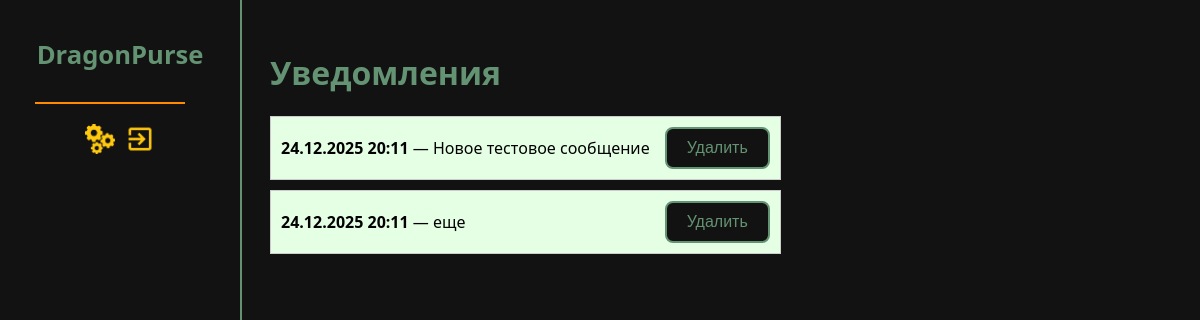
The app's page /notifications/ (signed in) with its own data.
### accounts/models.py (models this page shows, shortened)
class Notification(models.Model):
    NOTE_CHOICES = [
        ('planned', 'Запланировано'),
        ('access', 'Доступы'),
        ('other', 'Другое'),
    ]
    user = models.ForeignKey(User, on_delete=models.CASCADE)
    message = models.TextField()
    notification_type = models.CharField(max_length=255, choices=NOTE_CHOICES, null=True, blank=True)
    created_at = models.DateTimeField(auto_now_add=False)
    is_read = models.BooleanField(default=False)

### accounts/views.py (the view, shortened to what this page needs)
# urls.py: path('notifications/', NotificationMarkReadView.as_view(), name='notifications_inbox'),
class NotificationMarkReadView(LoginRequiredMixin, View):
    template_name = 'accounts/notifications.html'  # Укажите путь к вашему шаблону
    def get(self, request):
        notifications = Notification.objects.filter(user=request.user)
        return render(request, self.template_name, {'notifications': notifications})

### accounts/templates/accounts/notifications.html (shortened to what this page needs)
{% extends "accounts/base.html" %}
{% load static %}
{% block head %}<link rel="stylesheet" href="{% static 'accounts/css/dashboard.css' %}">
<link rel="stylesheet" href="{% static 'accounts/css/theme.css' %}">{% endblock %}
{% block content %}
 <div class="sidebar">
        <h1><a href="{% url 'dashboard' %}">DragonPurse</a></h1>
        <div class="line"></div>
        <div style="display: flex; margin: 5px;">
        <a href="{% url 'settings' %}" style="display: flex; margin: 5px;"><img src="{% static 'accounts/img/settings_photo.png' %}" width="30" height="30" alt="настройки"></a>
        <a href="{% url 'logout' %}" style="display: flex; margin: 5px;"><img src="{% static 'accounts/img/exit_photo.png' %}" width="30" height="30" alt="выход"></a>
        </div>
    </div>
<div class="notifications-container" style="display: flex; gap: 20px;">
<main style="flex-grow: 1;">
<h1>Уведомления</h1>
{% if notifications %}
<ul style="list-style: none; padding: 0;">
    {% for n in notifications %}
    <li
        style="
            margin-bottom: 10px;
            padding: 10px;
            border: 1px solid #ccc;
            background: {% if n.is_read %}#e5ffe5{% else %}#fff{% endif %};
            display: flex;
            justify-content: space-between;
            align-items: center;
        "
    >
        <a
            href="{% url 'notification_detail' n.id %}"
            style="text-decoration: none; color: black; flex: 1;"
        >
            <strong>{{ n.created_at|date:"d.m.Y H:i" }}</strong>
            — {{ n.message }}
        </a>
        <form method="post" action="{% url 'notification_delete' n.id %}" style="margin-left: 15px;">
            <button type="submit">Удалить</button>
        </form>
    </li>
    {% endfor %}
</ul>
{% else %}
<p>Пока нет уведомлений</p>
{% endif %}
</main>
</div>
{% endblock %}

### accounts/static/accounts/css/main.css (style rules this page uses)
body { font-family: "Inter", sans-serif; color: #639372; margin: 0; padding: 0; }
a { color: #639372; text-decoration: none; }
h1, h2, h3 { color: #639372; }
button { background-color: #131212; color: #639372; border: 2px solid #639372; border-radius: 8px; padding: 10px 20px; font-size: 1em; cursor: pointer; transition: all 0.3s ease; }
form { display: flex; flex-direction: column; gap: 15px; }

### accounts/static/accounts/css/theme.css (style rules this page uses)
:root { --background-color: #131212 }
body { background-color: var(--background-color); }
.sidebar { background-color: var(--background-color); }

### accounts/static/accounts/css/dashboard.css (style rules this page uses)
body { font-family: "Segoe UI", sans-serif; color: #639372; margin: 0; display: flex; }
h1, h2, p, a { color: #639372; }
.sidebar { width: 220px; background-color: #131212; border-right: 2px solid #639372; display: flex; flex-direction: column; align-items: center; padding: 20px 10px; height: 100vh; position: fixed; left: 0; top: 0; }
.sidebar h1 { font-size: 1.6em; margin-bottom: 20px; text-align: center; }
.sidebar a { text-decoration: none; width: 100%; }
.sidebar .line { width: 150px; height: 2px; background-color: #FF8C00; margin: 10px 20px 10px 0px; }
main { margin-left: 240px; padding: 30px; flex: 1; }
a { color: #639372; }

### records on screen
Notification: created_at "24.12.2025 20:11", message "Новое тестовое сообщение"
Notification: created_at "24.12.2025 20:11", message "еще"
